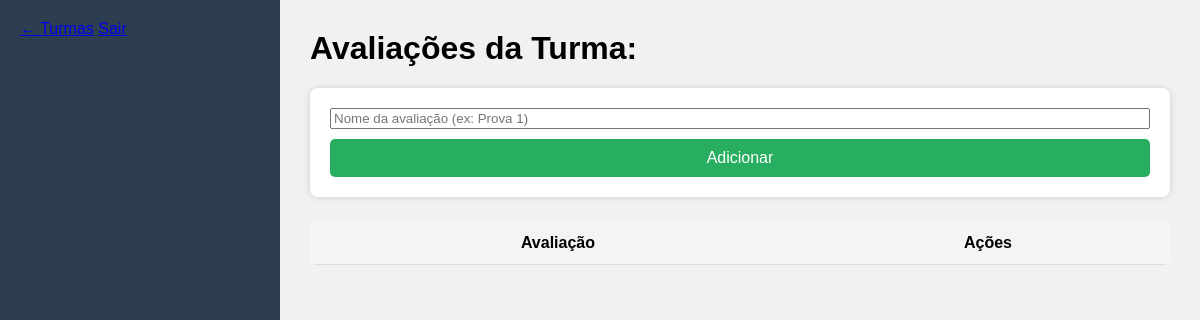
Page /turmas/1/avaliacoes on the earlier database version.
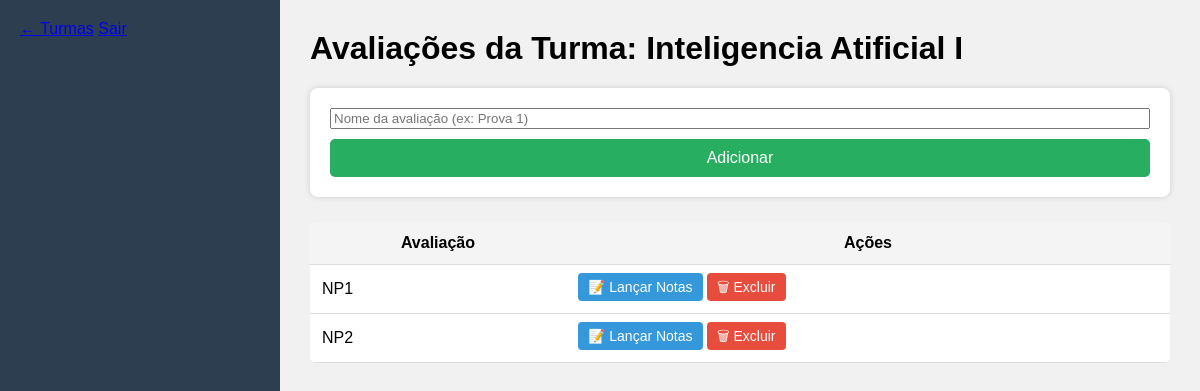
Same page on the later database version.
### tables this page shows
CREATE TABLE turmas (
    id INTEGER PRIMARY KEY AUTOINCREMENT,
    nome TEXT NOT NULL,
    alunos INTEGER NOT NULL
);

CREATE TABLE avaliacoes (
    id INTEGER PRIMARY KEY AUTOINCREMENT,
    nome TEXT NOT NULL,
    turma_id INTEGER NOT NULL,
    FOREIGN KEY(turma_id) REFERENCES turmas(id)
);

### app.py (the view)
@app.route('/turmas/<int:turma_id>/avaliacoes')
def listar_avaliacoes(turma_id):
    db = get_db()
    turma = db.execute("SELECT * FROM turmas WHERE id=?", (turma_id,)).fetchone()
    avaliacoes = db.execute("SELECT * FROM avaliacoes WHERE turma_id=?", (turma_id,)).fetchall()
    return render_template('avaliacoes.html', turma=turma, avaliacoes=avaliacoes)

### app.py (called while the page is built)
def get_db():
    if "db" not in g:
        g.db = sqlite3.connect(DATABASE)
        g.db.row_factory = sqlite3.Row
    return g.db

### templates/avaliacoes.html (shortened to what this page needs)
<!DOCTYPE html>
<html lang="pt-BR">
<head>
<link rel="stylesheet" href="/static/styles.css">
</head>
<body>
<div class="layout">
    <aside class="sidebar">
        <a href="/turmas">← Turmas</a>
        <a href="/logout">Sair</a>
    </aside>
    <main>
        <h1>Avaliações da Turma: {{ turma.nome }}</h1>
        <form class="card" method="POST" action="/turmas/{{ turma.id }}/avaliacoes/criar">
            <input name="nome" placeholder="Nome da avaliação (ex: Prova 1)" required>
            <button class="btn-primary">Adicionar</button>
        </form>
        <table class="data-table">
            <tr>
                <th>Avaliação</th>
                <th>Ações</th>
            </tr>
            {% for a in avaliacoes %}
            <tr>
                <td>{{ a.nome }}</td>
                <td>
                    <a class="btn-action" href="/avaliacoes/{{ a.id }}/notas">📝 Lançar Notas</a>
                    <a class="btn-action delete" href="/avaliacoes/excluir/{{ a.id }}">🗑 Excluir</a>
                </td>
            </tr>
            {% endfor %}
        </table>
    </main>
</div>
</body>
</html>

Differences in the rows shown:
added turmas: nome "Inteligencia Atificial I"
added avaliacoes: nome "NP1"
added avaliacoes: nome "NP2"
